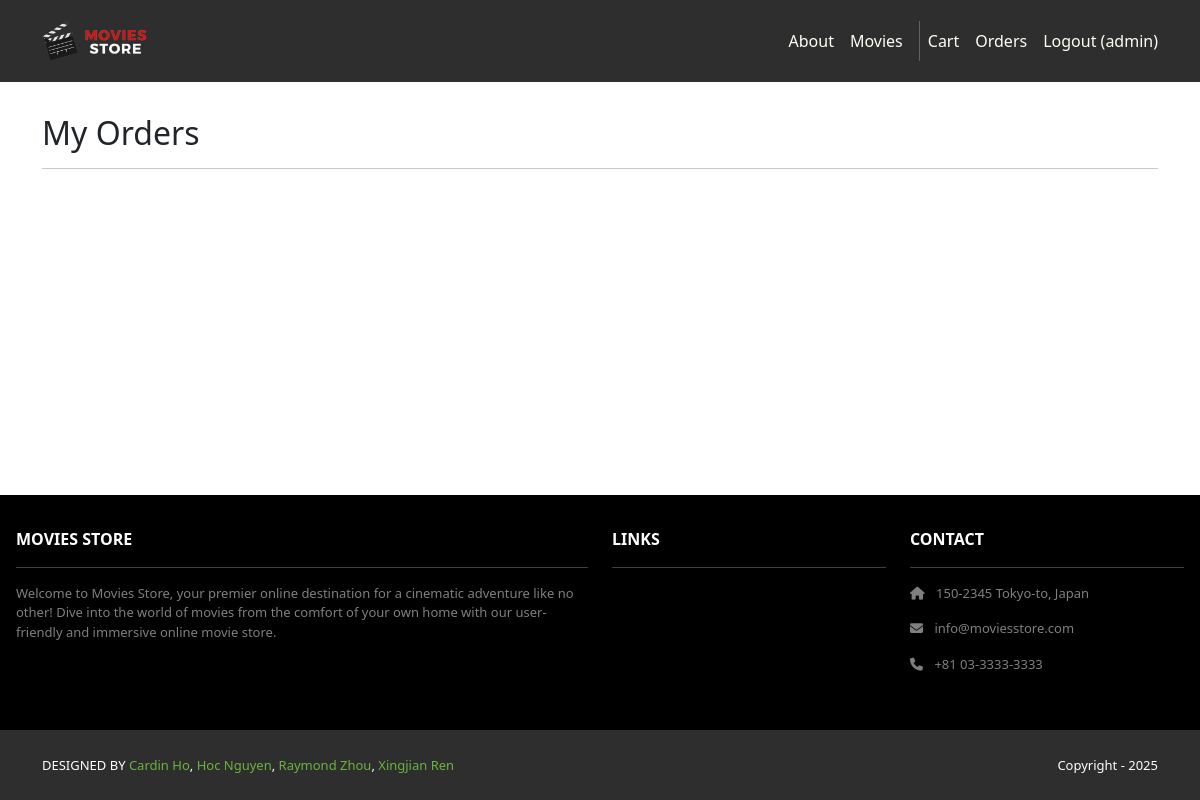
/accounts/orders/ (signed in), run on an earlier commit of the app's database.
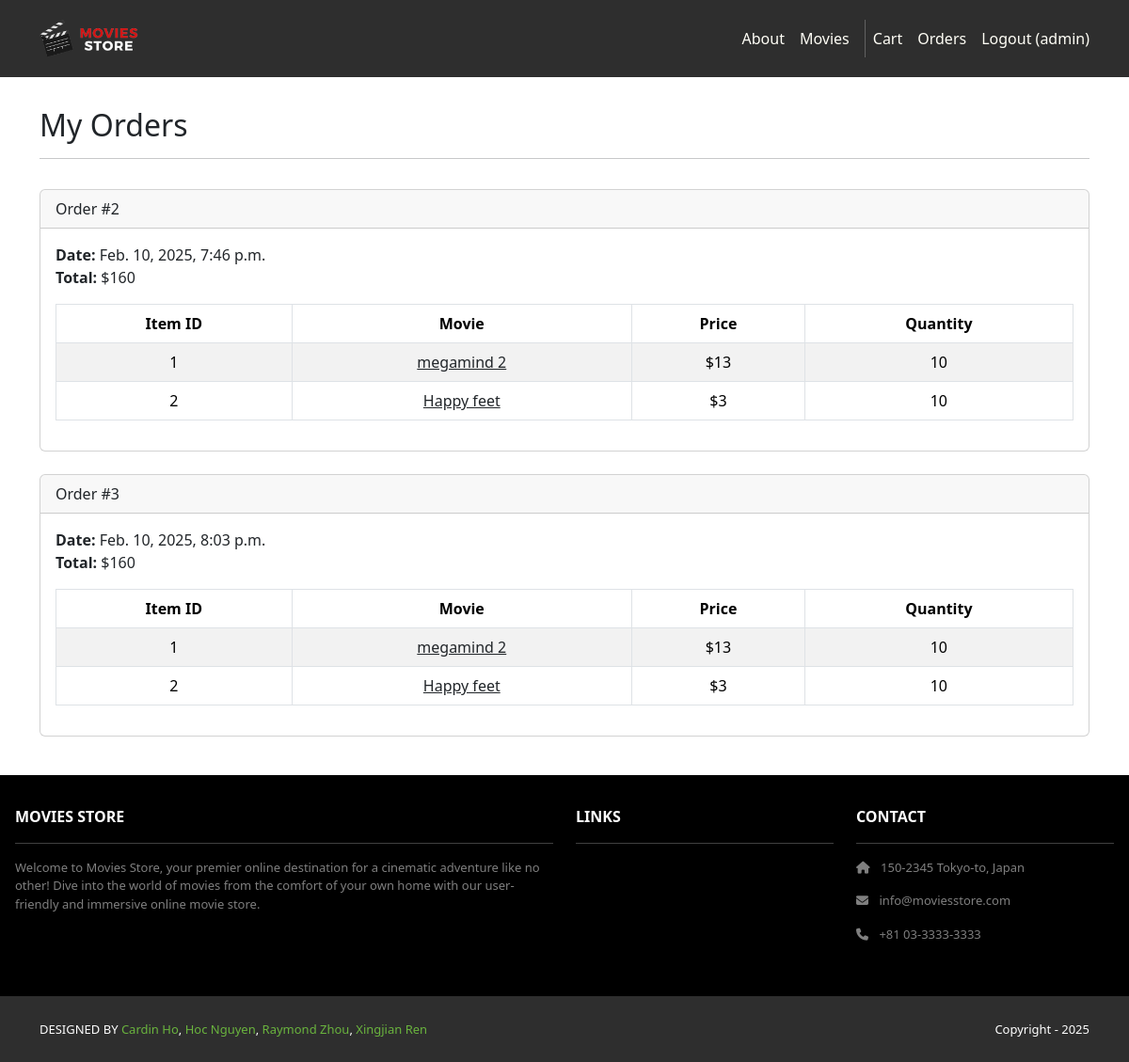
And on a later commit of the database.
### cart/models.py (models this page shows, shortened)
class Order(models.Model):
    id = models.AutoField(primary_key=True)
    total = models.IntegerField()
    date = models.DateTimeField(auto_now_add=True)
    user = models.ForeignKey(User,
    on_delete=models.CASCADE)

class Item(models.Model):
    id = models.AutoField(primary_key=True)
    price = models.IntegerField()
    quantity = models.IntegerField()
    order = models.ForeignKey(Order,
    on_delete=models.CASCADE)
    movie = models.ForeignKey(Movie,
    on_delete=models.CASCADE)

### movies/models.py (models this page shows, shortened)
class Movie(models.Model):
    id = models.AutoField(primary_key=True)
    name = models.CharField(max_length=255)
    price = models.IntegerField()
    description = models.TextField()
    image = models.ImageField(upload_to='movie_images/')

### accounts/views.py (the view)
# urls.py: path('orders/', views.orders, name='accounts.orders'),
@login_required
def orders(request):
    template_data = {}
    template_data['title'] = 'Orders'
    template_data['orders'] = request.user.order_set.all()
    return render(request, 'accounts/orders.html', {'template_data': template_data})

### accounts/templates/accounts/orders.html
{% extends 'base.html' %}
{% block content %}
<div class="p-3">
    <div class="container">
        <div class="row mt-3">
            <div class="col mx-auto mb-3">
                <h2>My Orders</h2>
                <hr />
            </div>
        </div>
        {% for order in template_data.orders %}
        <div class="card mb-4">
            <div class="card-header">
                Order #{{ order.id }}
            </div>
            <div class="card-body">
                <b>Date:</b> {{ order.date }}<br />
                <b>Total:</b> ${{ order.total }}<br />
                <table class="table table-bordered table-striped text-center mt-3">
                    <thead>
                    <tr>
                        <th scope="col">Item ID</th>
                        <th scope="col">Movie</th>
                        <th scope="col">Price</th>
                        <th scope="col">Quantity</th>
                    </tr>
                    </thead>
                    <tbody>
                    {% for item in order.item_set.all %}
                    <tr>
                        <td>{{ item.movie.id }}</td>
                        <td>
                            <a class="link-dark" href="{% url 'movies.show' id=item.movie.id %}">
                                {{ item.movie.name }}
                            </a>
                        </td>
                        <td>${{ item.movie.price }}</td>
                        <td>{{ item.quantity }}</td>
                    </tr>
                    {% endfor %}
                    </tbody>
                </table>
            </div>
        </div>
        {% endfor %}
    </div>
</div>
{% endblock content %}

### MoviesStore/templates/base.html (shortened to what this page needs)
<!DOCTYPE html>
<html lang="en">
    {% load static %}
<head>
    <link href="https://cdn.jsdelivr.net/npm/bootstrap@5.3.3/dist/css/bootstrap.min.css" rel="stylesheet">
    <link rel="stylesheet" href="https://cdnjs.cloudflare.com/ajax/libs/font-awesome/6.1.1/css/all.min.css">
    <link rel="stylesheet" type="text/css" href="{% static 'css/style.css' %}">
</head>
<body class="d-flex flex-column min-vh-100">
    <nav class="p-3 navbar navbar-dark bg-dark navbar-expand-lg">
        <div class="container">
            <a class="navbar-brand" href="{% url 'home.index' %}">
                <img src="{% static 'img/logo.png' %}" alt="logo" height="40" />
            </a>
            <div class="collapse navbar-collapse" id="navbarNavAltMarkup">
                <div class="navbar-nav ms-auto navbar-ml">
                    <a class="nav-link" href="{% url 'home.about' %}">About</a>
                    <a class="nav-link" href="{% url 'movies.index' %}">Movies</a>
                </div>
               <a class="nav-link me-3" href="{% url 'cart.index' %}">Cart</a>
                {% if user.is_authenticated %}
                    <a class="nav-link me-3" href="{% url 'accounts.orders' %}">Orders </a>
                    <a class="nav-link" href="{% url 'accounts.logout' %}">Logout ({{ user.username }})</a>
                {% else %}
                <a class="nav-link me-3" href="{% url 'accounts.login' %}">Login</a>
                <a class="nav-link" href="{% url 'accounts.signup' %}">Sign Up</a>
                {% endif %}
            </div>
        </div>
    </nav>
    <main class="flex-grow-1">
        {% block content %}
        {% endblock content %}
    </main>
    <footer>
        <section class="p-3 ms-footer d-none d-md-block">
            <div class="page-container">
                <div class="row mt-3 text-white">
                    <div class="col-md-6 col-lg-6 col-xl-6 mx-auto mb-4">
                        <b>MOVIES STORE</b>
                        <hr/>
                        <p>
                            Welcome to Movies Store, your premier online destination for a cinematic adventure like no other!
                            Dive into the world of movies from the comfort of your own home with our user-friendly and immersive
                            online movie store.
                        </p>
                    </div>
                    <div class="col-md-3 col-lg-3 col-xl-3 mx-auto mb-4">
                        <b>LINKS</b>
                        <hr />
                    </div>
                    <div class="col-md-3 col-lg-3 col-xl-3 mx-auto mb-4">
                        <b>CONTACT</b>
                        <hr />
                        <p>
                            <i class="fas fa-home me-2"></i>
                            150-2345 Tokyo-to, Japan
                        </p>
                        <p>
                            <i class="fas fa-envelope me-2"></i>
                            info@moviesstore.com
                        </p>
                        <p>
                            <i class="fas fa-phone me-2"></i>
                            +81 03-3333-3333
                        </p>
                    </div>
                </div>
            </div>
        </section>
        <section class="p-3 ms-footer-bottom bg-dark">
            <div class="container d-flex justify-content-between">
                <div class="me-5 text-white">
                    <span>DESIGNED BY
                        <a href=""
                           target="_blank">Cardin Ho</a>,
                        <a href=""
                           target="_blank">Hoc Nguyen</a>,
                        <a href=""
                           target="_blank">Raymond Zhou</a>,
                        <a href=""
                           target="_blank">Xingjian Ren</a>
                    </span>
                </div>
                <div class="text-white">
                    <span> Copyright - 2025</span>
                </div>
            </div>
        </section>
    </footer>
</body>
</html>

### MoviesStore/static/css/style.css (style rules this page uses)
.navbar a.nav-link { color: #FFFEF6 !important; }
.bg-dark { background-color: #2E2E2E !important; }
.ms-footer { background-color: black; }
.ms-footer p { color: #7F7F7F; font-size: 13px; }
.ms-footer-bottom span { font-size: 13px; line-height: 38px; }
.ms-footer-bottom a { color: #6ab43e; text-decoration: none; }
html, body { height: 100%; margin: 0; }
body { display: flex; flex-direction: column; }
main { flex: 1; }

What changed in the data, as far as the page shows it:
added Order: id "2", date "Feb. 10, 2025, 7:46 p.m.", total "160"
added Item: movie.id "1", movie.name "megamind 2", movie.price "13", quantity "10", shown under "2"
added Item: movie.id "2", movie.name "Happy feet", movie.price "3", quantity "10"
added Order: id "3", date "Feb. 10, 2025, 8:03 p.m.", total "160"
added Item: movie.id "1", movie.name "megamind 2", movie.price "13", quantity "10", shown under "3"
added Item: movie.id "2", movie.name "Happy feet", movie.price "3", quantity "10"
